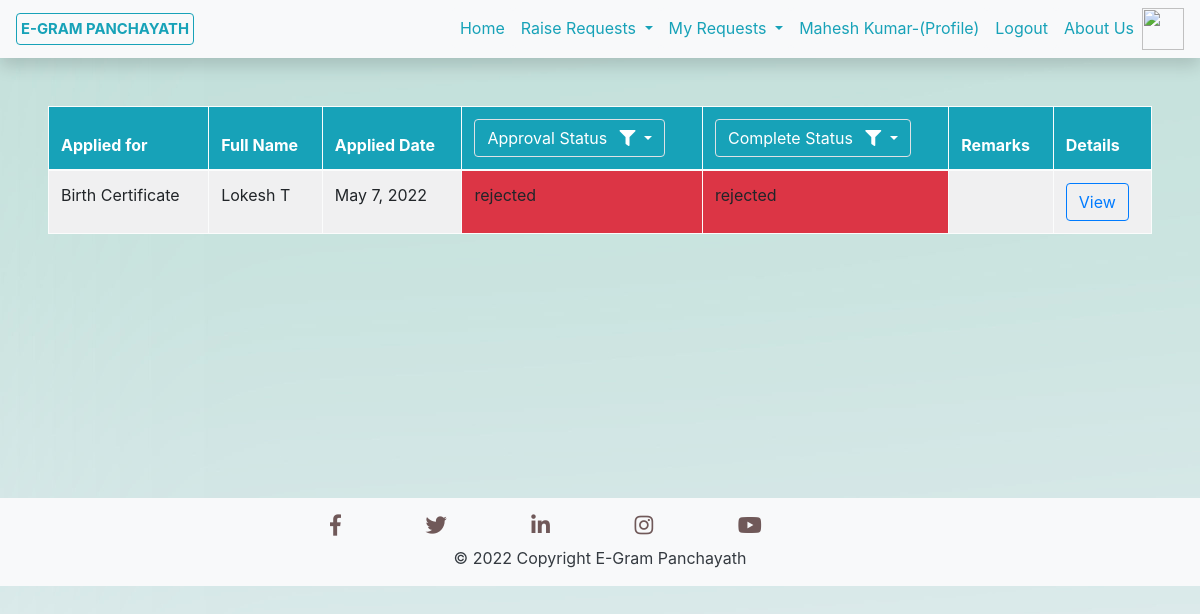
Page /My_Cert_Requests/ (signed in) on the earlier database version.
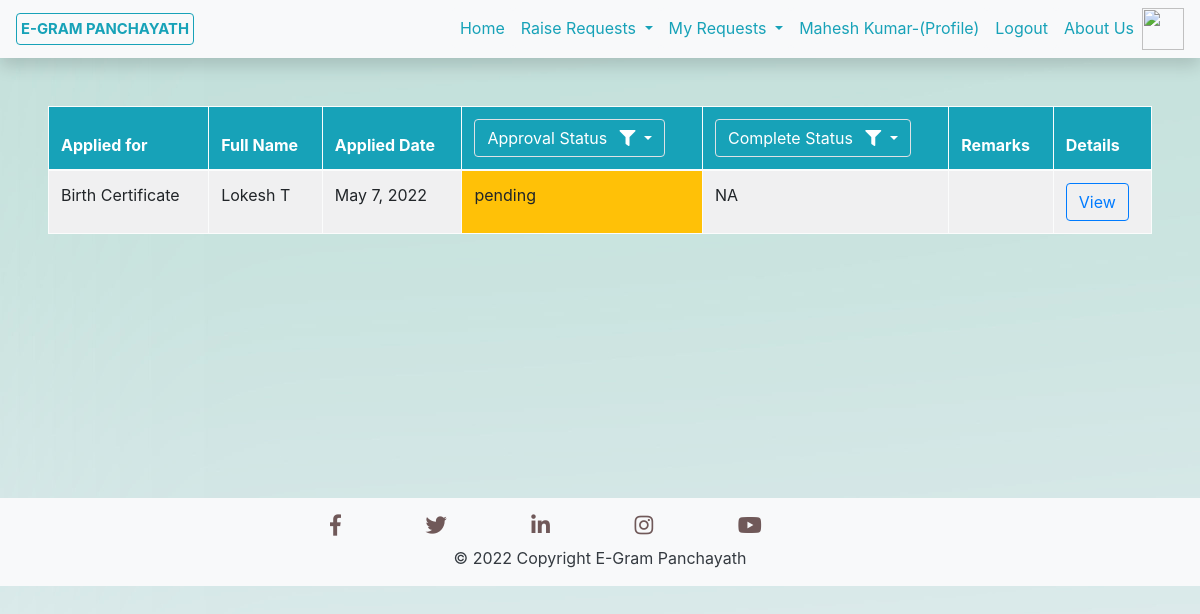
Same page on the later database version.
### Services/models.py (models this page shows, shortened)
class Certificates(models.Model):
    Cert_Name = models.CharField(max_length=50)
    Cand_Name = models.CharField(max_length=50)
    Father_Name = models.CharField(max_length=50)
    Mother_Name = models.CharField(max_length=50)
    Address = models.CharField(max_length=300)
    doc_name = models.CharField(max_length=30)
    Cert_Requested_By = models.ForeignKey(User, on_delete=models.CASCADE,default=None, null=True, blank=True)
    Cert_Applied_Date = models.DateTimeField(default=timezone.now)
    document_proof = models.FileField(upload_to='Files/',default=None, null=True, blank=True)
    Birth_Date = models.DateField()
    phoneno = models.CharField(max_length=10, default=None, null=True, blank=True)
    Birth_location = models.CharField(max_length=200, default=None, null=True, blank=True)
    Death_Date = models.DateField(default=None, null=True, blank=True)
    Death_location = models.CharField(max_length=200, default=None, null=True, blank=True)
    Cast = models.CharField(max_length=50, default=None, null=True, blank=True)
    Cast_Category = models.CharField(max_length=10, default=None, null=True, blank=True)
    Income_Value = models.CharField(max_length=20, default=None, null=True, blank=True)
    Remarks = models.TextField()
    Approval_Status = models.CharField(max_length=20)
    Completion_Status = models.CharField(max_length=20, default=None, null=True, blank=True)
    certificate = models.FileField(upload_to='Certificates/',default=None, null=True, blank=True)
    Cert_Estimated_Completion_Date = models.DateField(default=None, null=True, blank=True)

### Services/views.py (the view)
# urls.py: path('My_Cert_Requests/', My_Cert_Requests.as_view(), name='MyCertRequests'),
class My_Cert_Requests(ListView):
    model = Certificates
    template_name = "Services/MyCertRequests.html"
    context_object_name = 'requests'
    paginate_by = 5
    def get_queryset(self):
        req = Certificates.objects.filter(Cert_Requested_By=self.request.user).order_by('-Cert_Applied_Date')
        def ExecQuery(req, Cert):
            key = list(Cert.keys())[0]
            if key=='Cert_Approval_Status':
                req = req.filter(Approval_Status=Cert[key]).order_by('-Cert_Applied_Date')
            if key=='Cert_Completion_Status':
                req = req.filter(Completion_Status=Cert[key]).order_by('-Cert_Applied_Date')
            return req
        if self.request.GET.get('idAppStatus'):
            req = ExecQuery(req, {'Cert_Approval_Status':self.request.GET.get('idAppStatus')})
        if self.request.GET.get('idCompStatus'):
            req = ExecQuery(req, {'Cert_Completion_Status':self.request.GET.get('idCompStatus')})
        return req

### Services/templates/Services/MyCertRequests.html (shortened to what this page needs)
{% extends 'Services/Base.html' %}
{% block content %}
<div class="p-5">
    <form method="get" action="#">
    <table class="rounded table table-hover table-bordered table-striped table-light">
        <thead class="bg-info text-white">
            <tr>
                <th scope="col">Applied for</th>
                <th scope="col">Full Name</th>
                <th scope="col">Applied Date</th>
                <th scope="col">
                    <div class="dropdown">
                        <button class="btn btn-info border dropdown-toggle" type="button" id="dropdownMenuButton" data-toggle="dropdown" aria-haspopup="true" aria-expanded="false">
                          Approval Status <i class="fas fa-filter ml-2"></i>
                        </button>
                      </div>
                </th>
                <th scope="col">
                    <div class="dropdown">
                        <button class="btn btn-info border dropdown-toggle" type="button" id="dropdownMenuButton" data-toggle="dropdown" aria-haspopup="true" aria-expanded="false">
                          Complete Status <i class="fas fa-filter ml-2"></i>
                        </button>
                      </div>
                </th>
                <th scope="col">Remarks</th>
                <th scope="col">Details</th>
            </tr>
        </thead>
        <tbody>
        {% for request in requests %}
        <tr>
            <td>{{ request.Cert_Name }}</td>
            <td scope="row"> {{ request.Cand_Name }} </td>
            <td>{{ request.Cert_Applied_Date.date }}</td>
            {% if request.Approval_Status == 'pending' %}
                <td class="bg-warning">{{ request.Approval_Status }}</td>
            {% elif request.Approval_Status == 'approved' %}
                <td class="bg-success">{{ request.Approval_Status }}</td>
            {% elif request.Approval_Status == 'rejected' %}
                <td class="bg-danger">{{ request.Approval_Status }}</td>
            {% endif %}
            {% if request.Completion_Status == 'pending' %}
                <td class="bg-warning">{{ request.Completion_Status }}</td>
            {% elif request.Completion_Status == 'completed' %}
                <td class="bg-success">{{ request.Completion_Status }}</td>
            {% elif request.Completion_Status == 'rejected' %}
                <td class="bg-danger">{{ request.Completion_Status }}</td>
            {% else %}
                <td class="">{{ request.Completion_Status }}</td>
            {% endif %}
            <td>{{ request.Cert_Remarks }}</td>
            <td>
                <a class="btn btn-outline-primary" href="{% url 'certificate-detail' request.id %}">View</a>
            </td>
          </tr>
        {% empty %}
        <tr>
            <td align="center" colspan="7" >No Entries</td>
        </tr>
        {% endfor %}
        </tbody>
        </table>
    </form>
</div>
{% endblock content %}

Differences in the rows shown:
changed Certificates "Birth Certificate": Approval_Status "rejected" → "pending"; Completion_Status "rejected" → "NA"
